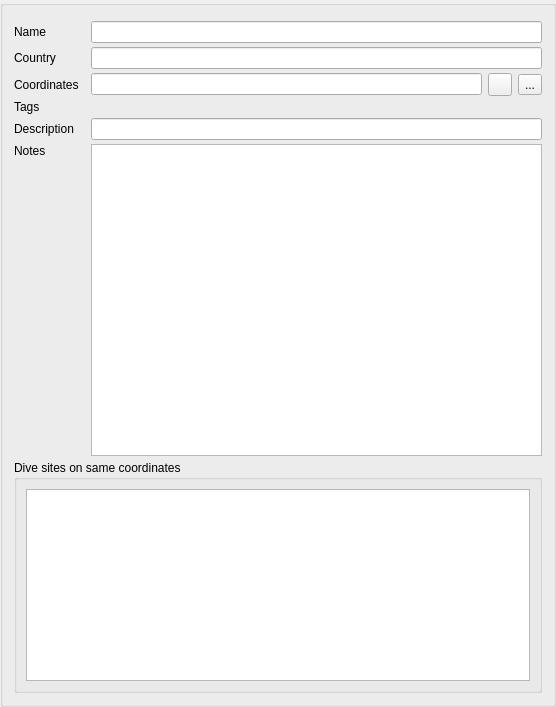
<?xml version="1.0" encoding="UTF-8"?>
<ui version="4.0">
 <class>LocationInformation</class>
 <widget class="QGroupBox" name="LocationInformation">
  <property name="geometry">
   <rect>
    <x>0</x>
    <y>0</y>
    <width>556</width>
    <height>707</height>
   </rect>
  </property>
  <property name="windowTitle">
   <string>GroupBox</string>
  </property>
  <property name="title">
   <string/>
  </property>
  <layout class="QGridLayout" name="gridLayout">
   <property name="horizontalSpacing">
    <number>6</number>
   </property>
   <property name="verticalSpacing">
    <number>4</number>
   </property>
   <item row="1" column="0">
    <widget class="QLabel" name="label">
     <property name="text">
      <string>Name</string>
     </property>
    </widget>
   </item>
   <item row="5" column="0">
    <widget class="QLabel" name="label_3">
     <property name="text">
      <string>Description</string>
     </property>
    </widget>
   </item>
   <item row="7" column="0">
    <widget class="QLabel" name="label_4">
     <property name="text">
      <string>Notes</string>
     </property>
    </widget>
   </item>
   <item row="3" column="2">
    <widget class="QLineEdit" name="diveSiteCoordinates"/>
   </item>
   <item row="3" column="0">
    <widget class="QLabel" name="label_2">
     <property name="text">
      <string>Coordinates</string>
     </property>
    </widget>
   </item>
   <item row="7" column="2" rowspan="2" colspan="3">
    <widget class="QPlainTextEdit" name="diveSiteNotes">
     <property name="focusPolicy">
      <enum>Qt::ClickFocus</enum>
     </property>
    </widget>
   </item>
   <item row="1" column="2" colspan="3">
    <widget class="QLineEdit" name="diveSiteName"/>
   </item>
   <item row="5" column="2" colspan="3">
    <widget class="QLineEdit" name="diveSiteDescription"/>
   </item>
   <item row="3" column="4">
    <widget class="QToolButton" name="geoCodeButton">
     <property name="toolTip">
      <string>Reverse geo lookup</string>
     </property>
     <property name="text">
      <string>...</string>
     </property>
     <property name="icon">
      <iconset>
       <normaloff>:satellite</normaloff>:satellite</iconset>
     </property>
    </widget>
   </item>
   <item row="0" column="0" colspan="5">
    <widget class="KMessageWidget" name="diveSiteMessage">
     <property name="sizePolicy">
      <sizepolicy hsizetype="Preferred" vsizetype="Preferred">
       <horstretch>0</horstretch>
       <verstretch>0</verstretch>
      </sizepolicy>
     </property>
    </widget>
   </item>
   <item row="9" column="0" colspan="5">
    <widget class="QGroupBox" name="diveSiteGroupBox">
     <property name="title">
      <string>Dive sites on same coordinates</string>
     </property>
     <layout class="QVBoxLayout" name="verticalLayout">
      <item>
       <widget class="QListView" name="diveSiteListView">
        <property name="sizePolicy">
         <sizepolicy hsizetype="Expanding" vsizetype="Preferred">
          <horstretch>0</horstretch>
          <verstretch>0</verstretch>
         </sizepolicy>
        </property>
        <property name="focusPolicy">
         <enum>Qt::ClickFocus</enum>
        </property>
        <property name="selectionMode">
         <enum>QAbstractItemView::MultiSelection</enum>
        </property>
        <property name="modelColumn">
         <number>0</number>
        </property>
       </widget>
      </item>
     </layout>
    </widget>
   </item>
   <item row="8" column="0">
    <spacer name="verticalSpacer">
     <property name="orientation">
      <enum>Qt::Vertical</enum>
     </property>
     <property name="sizeHint" stdset="0">
      <size>
       <width>20</width>
       <height>40</height>
      </size>
     </property>
    </spacer>
   </item>
   <item row="4" column="0">
    <widget class="QLabel" name="label_5">
     <property name="text">
      <string>Tags</string>
     </property>
    </widget>
   </item>
   <item row="4" column="2" colspan="3">
    <widget class="QLabel" name="locationTags">
     <property name="text">
      <string/>
     </property>
    </widget>
   </item>
   <item row="2" column="0">
    <widget class="QLabel" name="label_6">
     <property name="text">
      <string>Country</string>
     </property>
    </widget>
   </item>
   <item row="2" column="2" colspan="3">
    <widget class="QLineEdit" name="diveSiteCountry"/>
   </item>
   <item row="3" column="3">
    <widget class="QToolButton" name="updateLocationButton">
     <property name="toolTip">
      <string>Update location on map</string>
     </property>
     <property name="text">
      <string/>
     </property>
     <property name="icon">
      <iconset resource="../subsurface.qrc">
       <normaloff>:dive-spot-selected-icon</normaloff>:dive-spot-selected-icon</iconset>
     </property>
    </widget>
   </item>
  </layout>
 </widget>
 <customwidgets>
  <customwidget>
   <class>KMessageWidget</class>
   <extends>QFrame</extends>
   <header>desktop-widgets/kmessagewidget.h</header>
   <container>1</container>
  </customwidget>
 </customwidgets>
 <tabstops>
  <tabstop>diveSiteName</tabstop>
  <tabstop>diveSiteCountry</tabstop>
  <tabstop>diveSiteCoordinates</tabstop>
  <tabstop>updateLocationButton</tabstop>
  <tabstop>geoCodeButton</tabstop>
  <tabstop>diveSiteDescription</tabstop>
  <tabstop>diveSiteNotes</tabstop>
  <tabstop>diveSiteListView</tabstop>
 </tabstops>
 <resources>
  <include location="../subsurface.qrc"/>
 </resources>
 <connections/>
</ui>
